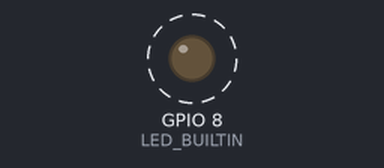
Bench run of a sketch on a simulated ESP32-C3. Parts: output pins drawn as LEDs (lit = HIGH). Dashed ring = blinking. What the sketch prints to the serial monitor is not drawn.

Above: at 0.7 s.
Timing chart, 0 to 5.0 s (numbered marks = the images above):
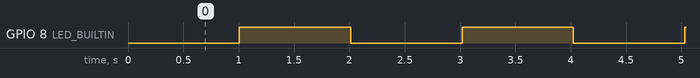

The sketch:

00_serial_smoke_test.ino
```cpp
#include <Arduino.h>

#ifndef LED_BUILTIN
#define LED_BUILTIN -1
#endif

const uint32_t SERIAL_BAUD = 115200;
const uint32_t HEARTBEAT_MS = 1000;

uint32_t lastBeatAt = 0;
uint32_t beatCount = 0;
bool ledState = false;

void setup()
{
  Serial.begin(SERIAL_BAUD);
  delay(400);

  if (LED_BUILTIN >= 0)
  {
    pinMode(LED_BUILTIN, OUTPUT);
    digitalWrite(LED_BUILTIN, LOW);
  }

  Serial.println();
  Serial.println("=== NILA Module Test 00: Serial Smoke Test ===");
  Serial.printf("Build date: %s %s\n", __DATE__, __TIME__);
  Serial.printf("CPU freq (MHz): %lu\n", (unsigned long)(getCpuFrequencyMhz()));
  Serial.printf("LED_BUILTIN pin: %d\n", LED_BUILTIN);
  Serial.println("Expected: heartbeat line every 1s.");
  Serial.println("==============================================");
}

void loop()
{
  uint32_t now = millis();
  if ((uint32_t)(now - lastBeatAt) < HEARTBEAT_MS)
  {
    delay(10);
    return;
  }

  lastBeatAt = now;
  beatCount++;

  if (LED_BUILTIN >= 0)
  {
    ledState = !ledState;
    digitalWrite(LED_BUILTIN, ledState ? HIGH : LOW);
  }

  Serial.printf(
      "[heartbeat] count=%lu uptimeMs=%lu freeHeap=%lu\n",
      (unsigned long)beatCount,
      (unsigned long)now,
      (unsigned long)ESP.getFreeHeap());
}
```

Measured:
- by itself, GPIO 8 (LED_BUILTIN): alternates HIGH for 1.0 s and LOW for 1.0 s
